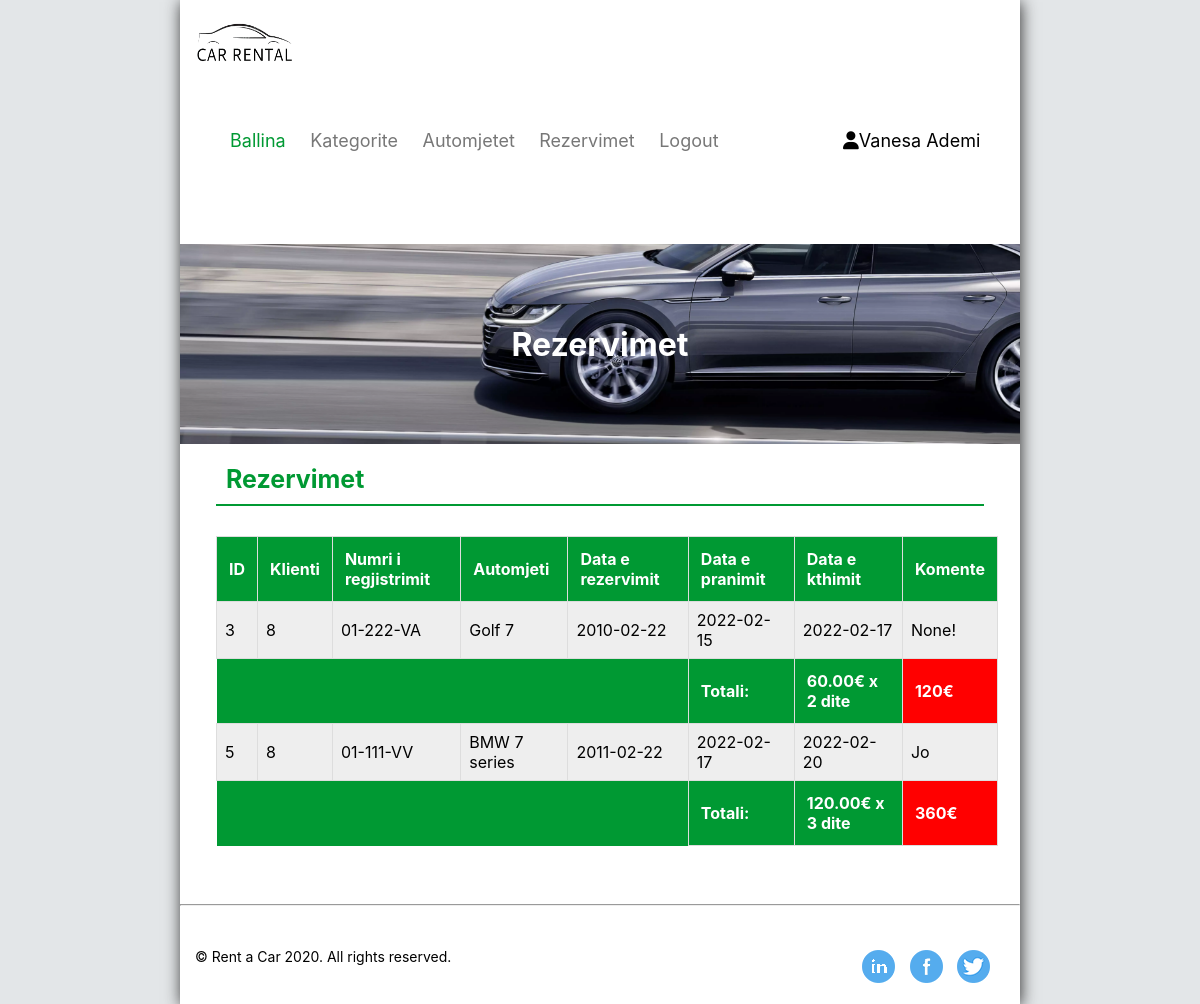
The app's page /rezervimet.php (signed in) with its own data.
### tables this page shows
CREATE TABLE `rezervimet` (
  `rezervimiid` int(11) NOT NULL,
  `klientiid` int(11) NOT NULL,
  `automjetiid` int(11) NOT NULL,
  `data_e_rezervimit` date NOT NULL,
  `data_e_pranimit` date DEFAULT NULL,
  `data_e_kthimit` date DEFAULT NULL,
  `komente` text,
  `statusi` int(20) NOT NULL DEFAULT '0'
);

CREATE TABLE `automjetet` (
  `automjetiid` int(11) NOT NULL,
  `kategoriaid` int(11) NOT NULL,
  `emri` varchar(255) NOT NULL,
  `nr_regjistrimit` varchar(255) NOT NULL,
  `pershkrimi` text,
  `kostoja` decimal(10,2) NOT NULL
);

### includes/sqlFunctions.php (called while the page is built, shortened)
<?php
    function connection()
    {
        $dbconn = mysqli_connect('localhost', 'root', '', 'rentacardb');
        return $dbconn;
    }
    function merrRezervimetId($klientiid){
        $dbconn = connection();
        $sql = "SELECT r.*, a.* FROM rezervimet r INNER JOIN automjetet a ON r.automjetiid = a.automjetiid WHERE klientiid = '$klientiid'";
        $result = mysqli_query($dbconn, $sql);
        return $result;
    }
    function merrKoston($nr_regjistrimit){
        $dbconn = connection();
        $sql = "SELECT kostoja FROM automjetet WHERE nr_regjistrimit = '$nr_regjistrimit' ";
        $result = mysqli_query($dbconn,$sql);
        return $result;
    }
?>

### rezervimet.php (the view, shortened to what this page needs)
<?php include_once('includes/header.php'); ?>
<?php include_once('includes/sqlFunctions.php'); ?>
<div id="main">
    <div id="slide-bar">
        <div class="image">
            <h1>Rezervimet</h1>
        </div>
    </div>
    <div class="tabela">
        <h1>Rezervimet</h1>
        <table id="klientet_table">
            <tr>
            <?php if(isset($_SESSION['klientiid']) && $_SESSION['roli'] == 1){ ?>
                <th>ID</th>
            <?php }else{ ?>
                <th>ID</th>
            <?php } ?>
                <th>Klienti</th>
                <th>Numri i regjistrimit</th>
                <th>Automjeti</th>
                <th>Data e rezervimit</th>
                <th>Data e pranimit</th>
                <th>Data e kthimit</th>
                <th>Komente</th>
            </tr>
            <?php if (isset($_SESSION['klientiid']) && $_SESSION['roli'] == 1) : ?>
                <?php $rezervimet = merrRezervimet();
                while ($rezervimi = mysqli_fetch_assoc($rezervimet)) :
                ?>
                <tr>
                    <td><?php echo $rezervimi['rezervimiid']; ?></td>
                    <?php if($rezervimi['statusi'] == 0){
                            echo "<td style='background-color:red;'>" . $rezervimi['klientiid']. "</td>" ;
                        }else{
                            echo "<td style='background-color:green;'>" . $rezervimi['klientiid']. "</td>" ;
                        }
                    ?>
                    </td>
                    <td><?php echo $rezervimi['nr_regjistrimit']; ?></td>
                    <td><?php echo $rezervimi['emri']; ?></td>
                    <td><?php echo $rezervimi['data_e_rezervimit']; ?></td>
                    <td><?php echo $rezervimi['data_e_pranimit']; ?></td>
                    <td><?php echo $rezervimi['data_e_kthimit']; ?></td>
                    <td><?php echo $rezervimi['komente']; ?></td>
                    <td><?php
                            if($rezervimi['statusi'] == 0){
                                echo '<p><a href="status.php?rezervimiid='.$rezervimi['rezervimiid'].'&statusi=1"><i class="fa fa-toggle-off" style="color:red;margin-left:20px;"></i></a></p>';
                            }else{
                                echo '<p><a href="status.php?rezervimiid='.$rezervimi['rezervimiid'].'&statusi=0"><i class="fa fa-toggle-on" style="color:green;margin-left:20px;"></i></a></p>';
                            }
                        ?>
                    </td>
                    <td id="modifiko">
                        <a href="modifiko_rezervim.php?rezervimiid=<?php echo $rezervimi['rezervimiid']; ?>">
                            <i class="fa fa-pencil-square-o"></i>
                        </a>
                    </td>
                    <td id="fshiej">
                        <form action="fshijRezervimin.php" method="post">
                            <input type="text" name="rezervimiid" hidden value="<?php echo $rezervimi['rezervimiid'] ?>">
                            <button type="submit" style="border: none;background-color:transparent;cursor:pointer;" name="deleteRezervimin" onclick="return fshijRezervimin()">
                                <i class="fa fa-trash"></i>
                            </button>
                        </form>
                        <script>
                            function fshijRezervimin(){
                                $confirm = confirm("A jeni te sigurt se deshiron te fshini kete rezervim ?");
                                if($confirm){
                                    return true;
                                }else{
                                    return false;
                                }
                            }
                        </script>
                    </td>
                    </tr>
                <?php endwhile; ?>
            <?php else : ?>
                <?php $rezervimet = merrRezervimetId($_SESSION['klientiid']);
                while ($rezervimi = mysqli_fetch_assoc($rezervimet)) :
                    $nr_regjistrimit = $rezervimi['nr_regjistrimit'];
                    $data_e_pranimit = $rezervimi['data_e_pranimit'];
                    $data_e_kthimit = $rezervimi['data_e_kthimit'];
                    $rezervimiid = $rezervimi['rezervimiid'];
                ?>
                <tr>
                    <td><?php echo $rezervimiid; ?></td>
                    <td><?php echo $rezervimi['klientiid']; ?></td>
                    <td><?php echo $nr_regjistrimit; ?></td>
                    <td><?php echo $rezervimi['emri']; ?></td>
                    <td><?php echo $rezervimi['data_e_rezervimit']; ?></td>
                    <td><?php echo $data_e_pranimit; ?></td>
                    <td><?php echo $data_e_kthimit; ?></td>
                    <td><?php echo $rezervimi['komente']; ?></td>
                </tr>
                <?php $kostot = merrKoston($nr_regjistrimit);
                            while($kosto = mysqli_fetch_assoc($kostot)):
                    ?>
                <tr>
                    <th style="border:none;"></th>
                    <th style="border:none;"></th>
                    <th style="border:none;"></th>
                    <th style="border:none;"></th>
                    <th style="border:none;"></th>
                    <th>Totali: </th>
                    <th>
                        <?php
                                $autokosto = $kosto['kostoja'];
                                echo $autokosto . "&#x20AC x";
                                ?>
                        <?php
                            $origin = date_create($data_e_pranimit);
                            $target = date_create($data_e_kthimit);
                            $interval = date_diff($origin, $target);
                            $days = $interval->format('%a dite');
                            print_r($days);
                            ?>
                    </th>
                    <th style="background-color:red;"><?php echo intval($autokosto) * intval($days) . "&#x20AC";?></th>
                </tr>
                <?php endwhile; ?>
                <?php endwhile; ?>
            <?php endif; ?>
            </table>
            <br>
    </div>
</div>
<hr>
<?php include_once('includes/footer.php'); ?>

### css/style.css (style rules this page uses)
body { margin: 0px; padding: 0px; background-color: #e3e6e8; font-family: -apple-system, BlinkMacSystemFont, "Segoe UI", Roboto, "Helvetica Neue", Arial, sans-serif; }
.image { background-image: url(../images/car5.png); background-position: bottom left; width: 100%; height: 200px; }
.image h1 { color: #fff; text-align: center; position: relative; top: 50%; transform: translateY(-50%); }
.tabela { width: 95%; margin: 0 auto; }
.tabela h1 { color: #009933; padding: 20px 0px 10px 10px; margin: 0px 15px; font-size: 25px; border-bottom: 2px solid #009933; }
#klientet_table { margin-top: 20px; border-collapse: collapse; width: 98%; margin: 30px 15px 0px 15px; }
#klientet_table td, #klientet_table th { border: 1px solid #ddd; padding: 8px; }
#klientet_table tr:nth-child(even) { background-color: #eee; }
#klientet_table th { padding: 12px; text-align: left; background-color: #009933; color: white; }

### records on screen
rezervimet: rezervimiid "3", klientiid "8", automjetiid.nr_regjistrimit "01-222-VA", automjetiid.emri "Golf 7", data_e_rezervimit "2010-02-22", data_e_pranimit "2022-02-15", data_e_kthimit "2022-02-17", komente "None!"
automjetet: kostoja "60.00", value "2 dite", intval($autokosto)*intval($days) "120"
rezervimet: rezervimiid "5", klientiid "8", automjetiid.nr_regjistrimit "01-111-VV", automjetiid.emri "BMW 7 series", data_e_rezervimit "2011-02-22", data_e_pranimit "2022-02-17", data_e_kthimit "2022-02-20", komente "Jo"
automjetet: kostoja "120.00", value "3 dite", intval($autokosto)*intval($days) "360"

### other values on screen
$_SESSION['emri'] "Vanesa"
$_SESSION['mbiemri'] "Ademi"
